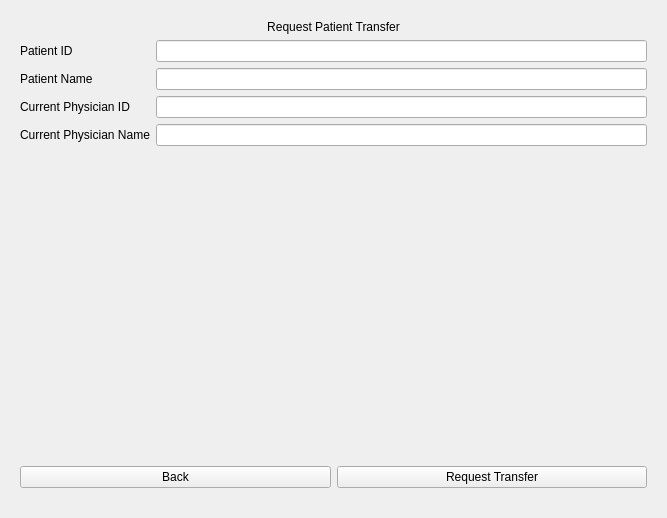
<?xml version="1.0" encoding="UTF-8"?>
<ui version="4.0">
 <class>FamilyPhysicianUI</class>
 <widget class="QWidget" name="FamilyPhysicianUI">
  <property name="geometry">
   <rect>
    <x>0</x>
    <y>0</y>
    <width>667</width>
    <height>518</height>
   </rect>
  </property>
  <property name="minimumSize">
   <size>
    <width>200</width>
    <height>200</height>
   </size>
  </property>
  <property name="windowTitle">
   <string>Widget</string>
  </property>
  <layout class="QVBoxLayout" name="verticalLayout">
   <item>
    <widget class="QStackedWidget" name="stackedWidget">
     <property name="currentIndex">
      <number>6</number>
     </property>
     <widget class="QWidget" name="main_page">
      <layout class="QVBoxLayout" name="verticalLayout_2">
       <item>
        <layout class="QHBoxLayout" name="horizontalLayout_2">
         <property name="bottomMargin">
          <number>10</number>
         </property>
         <item>
          <widget class="QPushButton" name="notifications">
           <property name="text">
            <string>Notifications</string>
           </property>
          </widget>
         </item>
         <item>
          <spacer name="horizontalSpacer">
           <property name="orientation">
            <enum>Qt::Horizontal</enum>
           </property>
           <property name="sizeHint" stdset="0">
            <size>
             <width>40</width>
             <height>20</height>
            </size>
           </property>
          </spacer>
         </item>
        </layout>
       </item>
       <item>
        <widget class="QLabel" name="physicianNameLabel">
         <property name="enabled">
          <bool>true</bool>
         </property>
         <property name="sizePolicy">
          <sizepolicy hsizetype="Preferred" vsizetype="Maximum">
           <horstretch>0</horstretch>
           <verstretch>0</verstretch>
          </sizepolicy>
         </property>
         <property name="minimumSize">
          <size>
           <width>0</width>
           <height>50</height>
          </size>
         </property>
         <property name="text">
          <string>MedBook</string>
         </property>
         <property name="alignment">
          <set>Qt::AlignHCenter|Qt::AlignTop</set>
         </property>
        </widget>
       </item>
       <item>
        <widget class="QTableView" name="patientTable">
         <property name="editTriggers">
          <set>QAbstractItemView::NoEditTriggers</set>
         </property>
         <property name="selectionMode">
          <enum>QAbstractItemView::SingleSelection</enum>
         </property>
         <property name="selectionBehavior">
          <enum>QAbstractItemView::SelectRows</enum>
         </property>
         <attribute name="horizontalHeaderVisible">
          <bool>true</bool>
         </attribute>
         <attribute name="horizontalHeaderDefaultSectionSize">
          <number>300</number>
         </attribute>
         <attribute name="horizontalHeaderStretchLastSection">
          <bool>true</bool>
         </attribute>
        </widget>
       </item>
       <item>
        <spacer name="verticalSpacer">
         <property name="orientation">
          <enum>Qt::Vertical</enum>
         </property>
         <property name="sizeHint" stdset="0">
          <size>
           <width>20</width>
           <height>84</height>
          </size>
         </property>
        </spacer>
       </item>
       <item>
        <widget class="QPushButton" name="viewRecordBtn">
         <property name="text">
          <string>View Record</string>
         </property>
        </widget>
       </item>
       <item>
        <layout class="QHBoxLayout" name="horizontalLayout_3">
         <item>
          <widget class="QPushButton" name="transferBtn">
           <property name="text">
            <string>Request Transfer</string>
           </property>
          </widget>
         </item>
         <item>
          <widget class="QPushButton" name="addPatientBtn">
           <property name="sizePolicy">
            <sizepolicy hsizetype="Minimum" vsizetype="Fixed">
             <horstretch>0</horstretch>
             <verstretch>0</verstretch>
            </sizepolicy>
           </property>
           <property name="text">
            <string>Add Patient</string>
           </property>
          </widget>
         </item>
         <item>
          <widget class="QPushButton" name="removePatientBtn">
           <property name="text">
            <string>Remove Patient</string>
           </property>
          </widget>
         </item>
        </layout>
       </item>
      </layout>
     </widget>
     <widget class="QWidget" name="notifs_page">
      <layout class="QVBoxLayout" name="verticalLayout_6">
       <item>
        <widget class="QLabel" name="label_18">
         <property name="text">
          <string>Patient Transfer Requests</string>
         </property>
         <property name="alignment">
          <set>Qt::AlignCenter</set>
         </property>
        </widget>
       </item>
       <item>
        <widget class="QTableView" name="requestsTable">
         <property name="editTriggers">
          <set>QAbstractItemView::NoEditTriggers</set>
         </property>
         <property name="selectionBehavior">
          <enum>QAbstractItemView::SelectRows</enum>
         </property>
         <attribute name="horizontalHeaderDefaultSectionSize">
          <number>170</number>
         </attribute>
        </widget>
       </item>
       <item>
        <layout class="QHBoxLayout" name="horizontalLayout_4">
         <property name="bottomMargin">
          <number>10</number>
         </property>
         <item>
          <widget class="QPushButton" name="notifBackBtn">
           <property name="text">
            <string>Back</string>
           </property>
          </widget>
         </item>
         <item>
          <widget class="QPushButton" name="acceptBtn">
           <property name="text">
            <string>Accept Transfer</string>
           </property>
          </widget>
         </item>
        </layout>
       </item>
      </layout>
     </widget>
     <widget class="QWidget" name="med_record_view">
      <layout class="QVBoxLayout" name="verticalLayout_7">
       <item>
        <widget class="QLabel" name="recordTypeLabel">
         <property name="text">
          <string>Insert Record Type Here</string>
         </property>
         <property name="alignment">
          <set>Qt::AlignCenter</set>
         </property>
        </widget>
       </item>
       <item>
        <widget class="QTableView" name="recordTable">
         <property name="editTriggers">
          <set>QAbstractItemView::NoEditTriggers</set>
         </property>
         <property name="selectionBehavior">
          <enum>QAbstractItemView::SelectRows</enum>
         </property>
         <attribute name="horizontalHeaderDefaultSectionSize">
          <number>330</number>
         </attribute>
        </widget>
       </item>
       <item>
        <layout class="QHBoxLayout" name="horizontalLayout_7">
         <item>
          <widget class="QPushButton" name="medRecBackBtn">
           <property name="text">
            <string>Back</string>
           </property>
          </widget>
         </item>
         <item>
          <widget class="QPushButton" name="addToRecBtn">
           <property name="text">
            <string>Add</string>
           </property>
          </widget>
         </item>
         <item>
          <widget class="QPushButton" name="deleteBtn">
           <property name="text">
            <string>Delete</string>
           </property>
          </widget>
         </item>
        </layout>
       </item>
      </layout>
     </widget>
     <widget class="QWidget" name="add_entry_page">
      <layout class="QVBoxLayout" name="verticalLayout_11">
       <item>
        <widget class="QLabel" name="label_19">
         <property name="text">
          <string>Add New Entry</string>
         </property>
         <property name="alignment">
          <set>Qt::AlignCenter</set>
         </property>
        </widget>
       </item>
       <item>
        <layout class="QFormLayout" name="formLayout">
         <item row="0" column="0">
          <widget class="QLabel" name="variableLabel">
           <property name="text">
            <string>Insert_Label</string>
           </property>
          </widget>
         </item>
         <item row="0" column="1">
          <widget class="QLineEdit" name="entryLine"/>
         </item>
         <item row="1" column="0">
          <widget class="QLabel" name="label_21">
           <property name="text">
            <string>Date (dd/mm/yyyy)</string>
           </property>
          </widget>
         </item>
         <item row="1" column="1">
          <widget class="QLineEdit" name="dateLine"/>
         </item>
        </layout>
       </item>
       <item>
        <layout class="QHBoxLayout" name="horizontalLayout_8">
         <item>
          <widget class="QPushButton" name="entryBackBtn">
           <property name="text">
            <string>Back</string>
           </property>
          </widget>
         </item>
         <item>
          <widget class="QPushButton" name="addEntryBtn">
           <property name="text">
            <string>Add</string>
           </property>
          </widget>
         </item>
        </layout>
       </item>
      </layout>
     </widget>
     <widget class="QWidget" name="new_patient">
      <layout class="QVBoxLayout" name="verticalLayout_3">
       <item>
        <widget class="QLabel" name="label_2">
         <property name="text">
          <string>New Patient</string>
         </property>
         <property name="alignment">
          <set>Qt::AlignCenter</set>
         </property>
        </widget>
       </item>
       <item>
        <spacer name="verticalSpacer_6">
         <property name="orientation">
          <enum>Qt::Vertical</enum>
         </property>
         <property name="sizeHint" stdset="0">
          <size>
           <width>20</width>
           <height>40</height>
          </size>
         </property>
        </spacer>
       </item>
       <item>
        <layout class="QFormLayout" name="addPatientForm">
         <item row="0" column="0">
          <widget class="QLabel" name="label_4">
           <property name="text">
            <string>Patient ID</string>
           </property>
          </widget>
         </item>
         <item row="0" column="1">
          <widget class="QLineEdit" name="patientIdLine"/>
         </item>
         <item row="1" column="0">
          <widget class="QLabel" name="label_5">
           <property name="text">
            <string>Patient Name</string>
           </property>
          </widget>
         </item>
         <item row="1" column="1">
          <widget class="QLineEdit" name="patientNameLine"/>
         </item>
         <item row="2" column="0">
          <widget class="QLabel" name="label_6">
           <property name="text">
            <string>Dat of Birth (dd/mm/yyyy)</string>
           </property>
          </widget>
         </item>
         <item row="2" column="1">
          <widget class="QLineEdit" name="patientAgeLine"/>
         </item>
         <item row="3" column="0">
          <widget class="QLabel" name="label_8">
           <property name="text">
            <string>Patient Sex</string>
           </property>
          </widget>
         </item>
         <item row="3" column="1">
          <widget class="QLineEdit" name="patientSexLine"/>
         </item>
        </layout>
       </item>
       <item>
        <spacer name="verticalSpacer_4">
         <property name="orientation">
          <enum>Qt::Vertical</enum>
         </property>
         <property name="sizeHint" stdset="0">
          <size>
           <width>20</width>
           <height>40</height>
          </size>
         </property>
        </spacer>
       </item>
       <item>
        <layout class="QHBoxLayout" name="horizontalLayout_5">
         <item>
          <widget class="QPushButton" name="formBackBtn">
           <property name="text">
            <string>Back</string>
           </property>
          </widget>
         </item>
         <item>
          <widget class="QPushButton" name="formSubmitBtn">
           <property name="text">
            <string>Submit</string>
           </property>
          </widget>
         </item>
        </layout>
       </item>
      </layout>
     </widget>
     <widget class="QWidget" name="patient_record">
      <layout class="QVBoxLayout" name="verticalLayout_4">
       <item>
        <widget class="QLabel" name="label_3">
         <property name="text">
          <string>Patient Record</string>
         </property>
         <property name="alignment">
          <set>Qt::AlignCenter</set>
         </property>
        </widget>
       </item>
       <item>
        <layout class="QHBoxLayout" name="horizontalLayout_10">
         <property name="bottomMargin">
          <number>0</number>
         </property>
         <item>
          <layout class="QVBoxLayout" name="verticalLayout_9">
           <item>
            <widget class="QLabel" name="label_10">
             <property name="text">
              <string>Patient ID</string>
             </property>
            </widget>
           </item>
           <item>
            <widget class="QLabel" name="label_11">
             <property name="text">
              <string>Patient Name</string>
             </property>
            </widget>
           </item>
           <item>
            <widget class="QLabel" name="label_13">
             <property name="text">
              <string>Date of Birth</string>
             </property>
            </widget>
           </item>
           <item>
            <widget class="QLabel" name="label_20">
             <property name="text">
              <string>Sex</string>
             </property>
            </widget>
           </item>
          </layout>
         </item>
         <item>
          <layout class="QVBoxLayout" name="verticalLayout_8">
           <item>
            <widget class="QLabel" name="idLabel">
             <property name="text">
              <string>TextLabel</string>
             </property>
            </widget>
           </item>
           <item>
            <widget class="QLabel" name="nameLabel">
             <property name="text">
              <string>TextLabel</string>
             </property>
            </widget>
           </item>
           <item>
            <widget class="QLabel" name="ageLabel">
             <property name="text">
              <string>TextLabel</string>
             </property>
            </widget>
           </item>
           <item>
            <widget class="QLabel" name="sexLabel">
             <property name="text">
              <string>TextLabel</string>
             </property>
            </widget>
           </item>
          </layout>
         </item>
        </layout>
       </item>
       <item>
        <widget class="QPushButton" name="allergiesBtn">
         <property name="text">
          <string>Allergies</string>
         </property>
        </widget>
       </item>
       <item>
        <widget class="QPushButton" name="diagnosisBtn">
         <property name="text">
          <string>Diagnosis History</string>
         </property>
        </widget>
       </item>
       <item>
        <widget class="QPushButton" name="prescriptionBtn">
         <property name="text">
          <string>Prescriptions</string>
         </property>
        </widget>
       </item>
       <item>
        <widget class="QPushButton" name="surgeryBtn">
         <property name="text">
          <string>Surgical History</string>
         </property>
        </widget>
       </item>
       <item>
        <widget class="QPushButton" name="vaccineBtn">
         <property name="text">
          <string>Vaccination Record</string>
         </property>
        </widget>
       </item>
       <item>
        <widget class="QPushButton" name="diaryBtn">
         <property name="text">
          <string>Patient Diary</string>
         </property>
        </widget>
       </item>
       <item>
        <spacer name="verticalSpacer_2">
         <property name="orientation">
          <enum>Qt::Vertical</enum>
         </property>
         <property name="sizeHint" stdset="0">
          <size>
           <width>20</width>
           <height>40</height>
          </size>
         </property>
        </spacer>
       </item>
       <item>
        <layout class="QHBoxLayout" name="horizontalLayout_6">
         <item>
          <widget class="QPushButton" name="recordBackBtn">
           <property name="text">
            <string>Back</string>
           </property>
          </widget>
         </item>
        </layout>
       </item>
      </layout>
     </widget>
     <widget class="QWidget" name="request_page">
      <layout class="QVBoxLayout" name="verticalLayout_5">
       <item>
        <widget class="QLabel" name="label_9">
         <property name="text">
          <string>Request Patient Transfer</string>
         </property>
         <property name="alignment">
          <set>Qt::AlignCenter</set>
         </property>
        </widget>
       </item>
       <item>
        <layout class="QFormLayout" name="addPatientForm_2">
         <item row="0" column="0">
          <widget class="QLabel" name="label_12">
           <property name="text">
            <string>Patient ID</string>
           </property>
          </widget>
         </item>
         <item row="0" column="1">
          <widget class="QLineEdit" name="patientIdLine_2"/>
         </item>
         <item row="1" column="0">
          <widget class="QLabel" name="label_14">
           <property name="text">
            <string>Patient Name</string>
           </property>
          </widget>
         </item>
         <item row="1" column="1">
          <widget class="QLineEdit" name="patientNameLine_2"/>
         </item>
         <item row="2" column="0">
          <widget class="QLabel" name="label_16">
           <property name="text">
            <string>Current Physician ID</string>
           </property>
          </widget>
         </item>
         <item row="2" column="1">
          <widget class="QLineEdit" name="physicianIdLine"/>
         </item>
         <item row="3" column="0">
          <widget class="QLabel" name="label_17">
           <property name="text">
            <string>Current Physician Name</string>
           </property>
          </widget>
         </item>
         <item row="3" column="1">
          <widget class="QLineEdit" name="physicianNameLine"/>
         </item>
        </layout>
       </item>
       <item>
        <spacer name="verticalSpacer_5">
         <property name="orientation">
          <enum>Qt::Vertical</enum>
         </property>
         <property name="sizeHint" stdset="0">
          <size>
           <width>20</width>
           <height>40</height>
          </size>
         </property>
        </spacer>
       </item>
       <item>
        <layout class="QHBoxLayout" name="horizontalLayout">
         <property name="bottomMargin">
          <number>10</number>
         </property>
         <item>
          <widget class="QPushButton" name="requestBackBtn">
           <property name="text">
            <string>Back</string>
           </property>
          </widget>
         </item>
         <item>
          <widget class="QPushButton" name="submitRequestBtn">
           <property name="text">
            <string>Request Transfer</string>
           </property>
          </widget>
         </item>
        </layout>
       </item>
      </layout>
     </widget>
     <widget class="QWidget" name="info_page">
      <layout class="QVBoxLayout" name="verticalLayout_10">
       <item>
        <widget class="QLabel" name="label_15">
         <property name="text">
          <string>insert_info_name_here</string>
         </property>
         <property name="alignment">
          <set>Qt::AlignCenter</set>
         </property>
        </widget>
       </item>
       <item>
        <widget class="QTableView" name="tableView"/>
       </item>
       <item>
        <spacer name="verticalSpacer_3">
         <property name="orientation">
          <enum>Qt::Vertical</enum>
         </property>
         <property name="sizeHint" stdset="0">
          <size>
           <width>20</width>
           <height>40</height>
          </size>
         </property>
        </spacer>
       </item>
       <item>
        <widget class="QPushButton" name="infoBackBtn">
         <property name="text">
          <string>Back</string>
         </property>
        </widget>
       </item>
      </layout>
     </widget>
    </widget>
   </item>
  </layout>
 </widget>
 <resources/>
 <connections/>
</ui>
